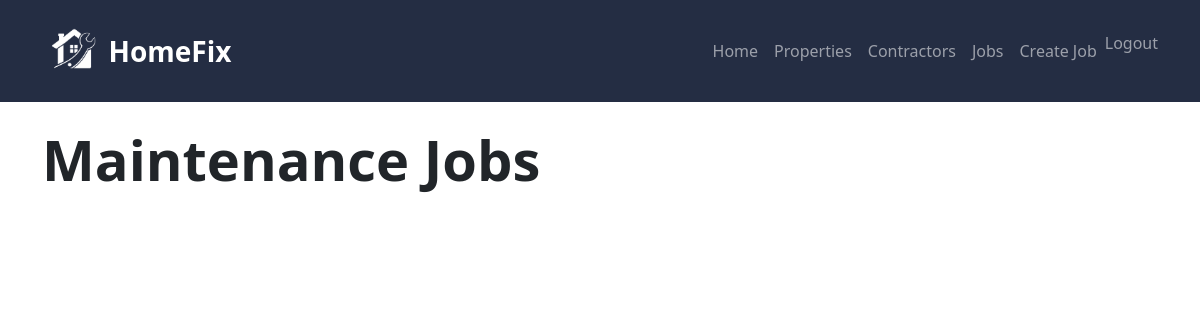
/jobs/ (signed in), run on an earlier commit of the app's database.
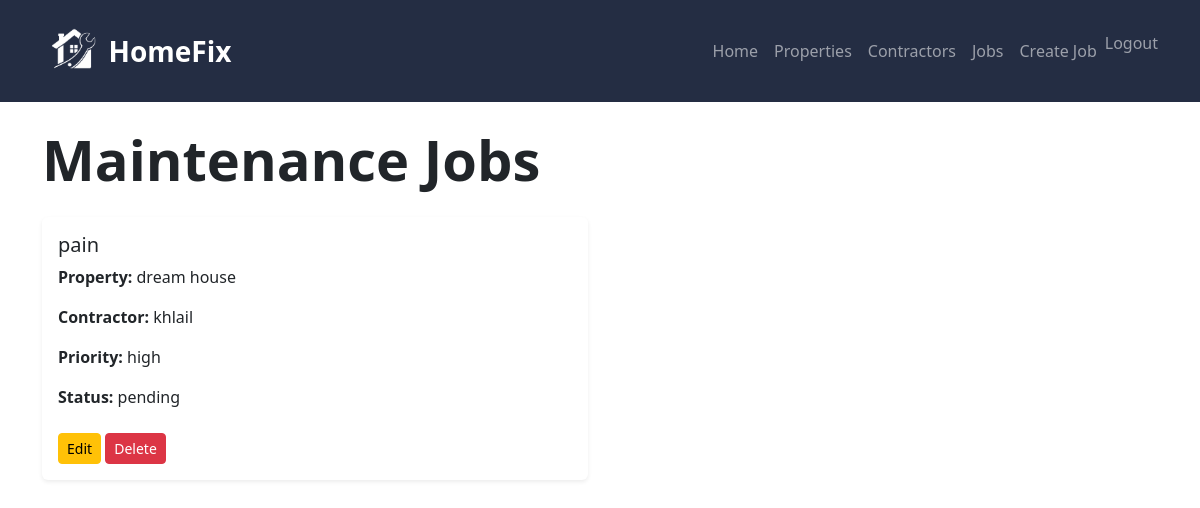
And on a later commit of the database.
### maintenance/models.py (models this page shows, shortened)
class MaintenanceJob(models.Model):
    user = models.ForeignKey(
        User,
        on_delete=models.CASCADE,
        null=True,
        blank=True
    )
    PRIORITY_CHOICES = [
        ('high', 'High'),
        ('medium', 'Medium'),
        ('low', 'Low'),
    ]
    STATUS_CHOICES = [
        ('pending', 'Pending'),
        ('in_progress', 'In Progress'),
        ('completed', 'Completed'),
    ]
    property = models.ForeignKey(
        Property,
        on_delete=models.CASCADE
    )
    contractor = models.ForeignKey(
        Contractor,
        on_delete=models.CASCADE
    )
    title = models.CharField(max_length=100)
    description = models.TextField()
    priority = models.CharField(
        max_length=10,
        choices=PRIORITY_CHOICES
    )
    status = models.CharField(
        max_length=20,
        choices=STATUS_CHOICES
    )
    created_at = models.DateTimeField(auto_now_add=True)

class Property(models.Model):
    PROPERTY_TYPES = [
        ('house', 'House'),
        ('flat', 'Flat'),
        ('bungalow', 'Bungalow'),
        ('other', 'Other'),
    ]
    user = models.ForeignKey(
        User,
        on_delete=models.CASCADE,
        null=True,
        blank=True
    )
    name = models.CharField(max_length=100)
    address = models.TextField()
    property_type = models.CharField(
        max_length=20,
        choices=PROPERTY_TYPES
    )
    created_at = models.DateTimeField(auto_now_add=True)
    def __str__(self):
        return self.name

class Contractor(models.Model):
    TRADE_TYPES = [
        ('plumber', 'Plumber'),
        ('electrician', 'Electrician'),
        ('carpenter', 'Carpenter'),
        ('painter', 'Painter'),
        ('other', 'Other'),
    ]
    user = models.ForeignKey(
        User,
        on_delete=models.CASCADE,
        null=True,
        blank=True
    )
    name = models.CharField(max_length=100)
    trade_type = models.CharField(
        max_length=20,
        choices=TRADE_TYPES
    )
    phone = models.CharField(max_length=20)
    email = models.EmailField()
    def __str__(self):
        return self.name

### maintenance/views.py (the view)
# urls.py: path('jobs/', views.job_list, name='job_list'),
def job_list(request):
    jobs = MaintenanceJob.objects.filter(
    user=request.user
)
    context = {
        'jobs': jobs
    }
    return render(
        request,
        'maintenance/job_list.html',
        context
    )

### maintenance/templates/maintenance/job_list.html
{% extends 'maintenance/base.html' %}
{% block content %}
<h1 class="display-4 fw-bold mb-4">
    Maintenance Jobs
</h1>
<div class="row">
    {% for job in jobs %}
    <div class="col-md-6 mb-3">
        <div class="card shadow-sm border-0">
            <div class="card-body">
                <h5 class="card-title">
                    {{ job.title }}
                </h5>
                <p>
                    <strong>Property:</strong>
                    {{ job.property }}
                </p>
                <p>
                    <strong>Contractor:</strong>
                    {{ job.contractor }}
                </p>
                <p>
                    <strong>Priority:</strong>
                    {{ job.priority }}
                </p>
                <p>
                    <strong>Status:</strong>
                    {{ job.status }}
                </p>
                <a href="/jobs/edit/{{ job.id }}/" class="btn btn-warning btn-sm mt-2">
                    Edit
                </a>
                <a href="/jobs/delete/{{ job.id }}/" class="btn btn-danger btn-sm mt-2">
                    Delete
                </a>
            </div>
        </div>
    </div>
    {% endfor %}
</div>
{% endblock %}

### maintenance/templates/maintenance/base.html (shortened to what this page needs)
{% load static %}
<!DOCTYPE html>
<html lang="en">
<head>
    <link href="https://cdn.jsdelivr.net/npm/bootstrap@5.3.3/dist/css/bootstrap.min.css" rel="stylesheet">
</head>
<body>
    <nav class="navbar navbar-expand-lg navbar-dark py-3" style="background-color: #242d43;">
        <div class="container">
            <a class="navbar-brand d-flex align-items-center" href="/">
                <img src="{% static 'images/logo.png' %}" height="60" class="me-2">
                <span class="fs-3 fw-bold">
                    HomeFix
                </span>
            </a>
            <div class="navbar-nav">
                <a class="nav-link" href="/">
                    Home
                </a>
                <a class="nav-link" href="/properties/">
                    Properties
                </a>
                <a class="nav-link" href="/contractors/">
                    Contractors
                </a>
                <a class="nav-link" href="/jobs/">
                    Jobs
                </a>
                <a class="nav-link" href="/jobs/create/">
                    Create Job
                </a>
                {% if user.is_authenticated %}
                <form action="/accounts/logout/" method="POST" class="d-inline">
                    <button type="submit" class="btn btn-link nav-link p-0 border-0">
                        Logout
                    </button>
                </form>
                {% endif %}
            </div>
        </div>
    </nav>
    <div class="container mt-4">
        {% block content %}
        {% endblock %}
    </div>
</body>
</html>

What changed in the data, as far as the page shows it:
added MaintenanceJob: title "pain", property "dream house", contractor "khlail", priority "high", status "pending"
